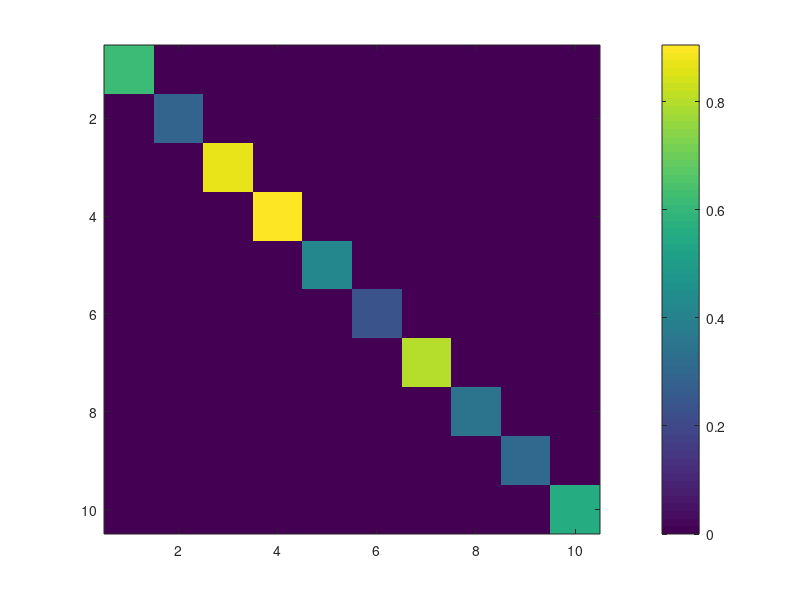

MATLAB code to generate this figure: (Note: this script raises an error after producing the figure.)

%%
N = 10;
A = diag(rand(1,10));
B = ones(10,1);
p.num_nodes = N;
imagesc(A); colorbar; prettify
%%
g = graph_from_matrix(A);
plot(g)

%% fig2.m

%%
thresh = 0.05;
clf; hold on
scatter(d(pat),duration,'.')
scatter(d,dur_mean,'filled','r')
lin = d.^(1:100)';
exp_dur = zeros(1,10);
for i = 1 : 10
exp_dur(i) = find(lin(:,i)<thresh,1);
end
scatter(d,exp_dur,'g')
prettify; hold off
[d'; dur_mean; exp_dur]

%%
t = 30;
clf; hold on
plot(d.^(0:t)','LineWidth',1.5)
plot(1:t,thresh*ones(1,t),'LineWidth',1.5)
hold off 
prettify

%%
[d'; dur_mean; exp_dur; sqrt(d'./(1-d').^2); 1./(1-d')]
